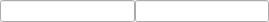
<?xml version="1.0" encoding="UTF-8"?>
<ui version="4.0">
 <class>MisuraForm</class>
 <widget class="QWidget" name="MisuraForm">
  <property name="geometry">
   <rect>
    <x>0</x>
    <y>0</y>
    <width>269</width>
    <height>20</height>
   </rect>
  </property>
  <property name="windowTitle">
   <string>Form</string>
  </property>
  <layout class="QHBoxLayout" name="horizontalLayout">
   <property name="spacing">
    <number>0</number>
   </property>
   <property name="margin">
    <number>0</number>
   </property>
   <item>
    <widget class="QLineEdit" name="valore"/>
   </item>
   <item>
    <widget class="QLineEdit" name="unita"/>
   </item>
  </layout>
 </widget>
 <resources/>
 <connections/>
</ui>
